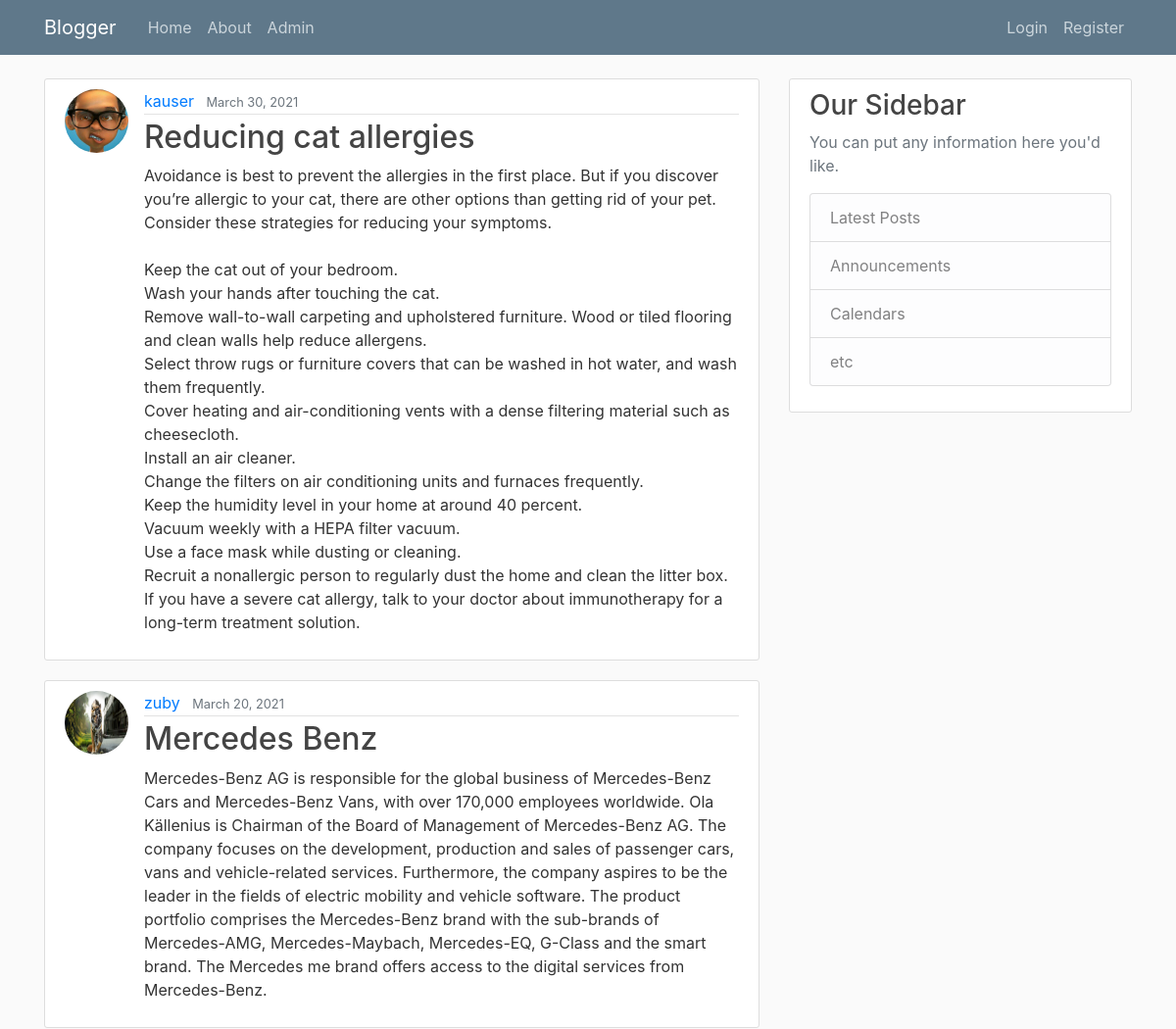
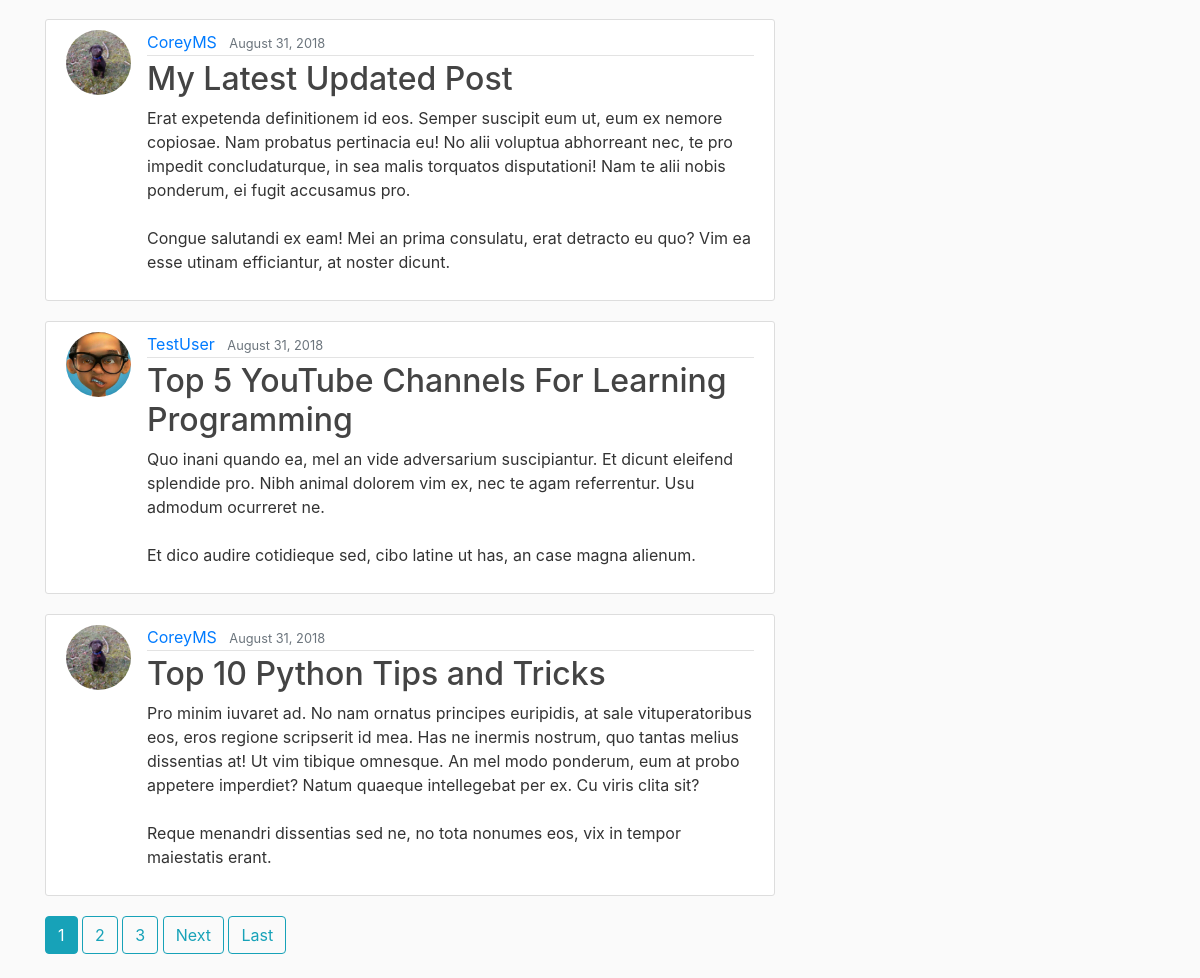
The page / on the database its author committed (2 pictures, top to bottom).
### blog/models.py (models this page shows, shortened)
class Post(models.Model):
    title = models.CharField(max_length=100)
    content = models.TextField()
    date_posted = models.DateTimeField(default=timezone.now)
    author = models.ForeignKey(User, on_delete=models.CASCADE)

### users/models.py (models this page shows, shortened)
class Profile(models.Model):
    user = models.OneToOneField(User, on_delete=models.CASCADE)
    image = models.ImageField(default='default.jpg', upload_to='profile_pics')

### blog/views.py (the view)
# urls.py: path('', PostListView.as_view(), name='blog-home'),
class PostListView(ListView):
    model = Post
    template_name = 'blog/home.html'  # <app>/<model>_<viewtype>.html
    context_object_name = 'posts'
    ordering = ['-date_posted']
    paginate_by = 5

### blog/templates/blog/home.html (shortened to what this page needs)
{% extends "blog/base.html" %}
{% block content %}
    {% for post in posts %}
        <article class="media content-section">
          <img class="rounded-circle article-img" src="{{ post.author.profile.image.url }}">
          <div class="media-body">
            <div class="article-metadata">
              <a class="mr-2" href="{% url 'user-posts' post.author.username %}">{{ post.author }}</a>
              <small class="text-muted">{{ post.date_posted|date:"F d, Y" }}</small>
            </div>
            <h2><a class="article-title" href="{% url 'post-detail' post.id %}">{{ post.title }}</a></h2>
            <p class="article-content">{{ post.content }}</p>
          </div>
        </article>
    {% endfor %}
    {% if is_paginated %}
      {% for num in page_obj.paginator.page_range %}
        {% if page_obj.number == num %}
          <a class="btn btn-info mb-4" href="?page={{ num }}">{{ num }}</a>
        {% elif num > page_obj.number|add:'-3' and num < page_obj.number|add:'3' %}
          <a class="btn btn-outline-info mb-4" href="?page={{ num }}">{{ num }}</a>
        {% endif %}
      {% endfor %}
      {% if page_obj.has_next %}
        <a class="btn btn-outline-info mb-4" href="?page={{ page_obj.next_page_number }}">Next</a>
        <a class="btn btn-outline-info mb-4" href="?page={{ page_obj.paginator.num_pages }}">Last</a>
      {% endif %}
    {% endif %}
{% endblock content %}

### blog/templates/blog/base.html (shortened to what this page needs)
{% load static %}
<!DOCTYPE html>
<html>
<head>
    <link rel="stylesheet" href="https://maxcdn.bootstrapcdn.com/bootstrap/4.0.0/css/bootstrap.min.css">
    <link rel="stylesheet" type="text/css" href="{% static 'blog/main.css' %}">
</head>
<body>
    <header class="site-header">
      <nav class="navbar navbar-expand-md navbar-dark bg-steel fixed-top">
        <div class="container">
          <a class="navbar-brand mr-4" href="{% url 'blog-home' %}">Blogger</a>
          <div class="collapse navbar-collapse" id="navbarToggle">
            <div class="navbar-nav mr-auto">
              <a class="nav-item nav-link" href="{% url 'blog-home' %}">Home</a>
              <a class="nav-item nav-link" href="{% url 'blog-about' %}">About</a>
              <a class="nav-item nav-link" href="/admin">Admin</a>
            </div>
            <div class="navbar-nav">
              {% if user.is_authenticated %}
                <a class="nav-item nav-link" href="{% url 'post-create' %}">New Post</a>
                <a class="nav-item nav-link" href="{% url 'profile' %}">Profile</a>
                <a class="nav-item nav-link" href="{% url 'logout' %}">Logout</a>
              {% else %}
                <a class="nav-item nav-link" href="{% url 'login' %}">Login</a>
                <a class="nav-item nav-link" href="{% url 'register' %}">Register</a>
              {% endif %}
            </div>
          </div>
        </div>
      </nav>
    </header>
    <main role="main" class="container">
      <div class="row">
        <div class="col-md-8">
          {% block content %}{% endblock %}
        </div>
        <div class="col-md-4">
          <div class="content-section">
            <h3>Our Sidebar</h3>
            <p class='text-muted'>You can put any information here you'd like.
              <ul class="list-group">
                <li class="list-group-item list-group-item-light">Latest Posts</li>
                <li class="list-group-item list-group-item-light">Announcements</li>
                <li class="list-group-item list-group-item-light">Calendars</li>
                <li class="list-group-item list-group-item-light">etc</li>
              </ul>
            </p>
          </div>
        </div>
      </div>
    </main>
</body>
</html>

### blog/static/blog/main.css (style rules this page uses)
body { background: #fafafa; color: #333333; margin-top: 5rem; }
h1, h2, h3, h4, h5, h6 { color: #444444; }
ul { margin: 0; }
.bg-steel { background-color: #5f788a; }
.site-header .navbar-nav .nav-link { color: #cbd5db; }
.content-section { background: #ffffff; padding: 10px 20px; border: 1px solid #dddddd; border-radius: 3px; margin-bottom: 20px; }
.article-title { color: #444444; }
.article-content { white-space: pre-line; }
.article-img { height: 65px; width: 65px; margin-right: 16px; }
.article-metadata { padding-bottom: 1px; margin-bottom: 4px; border-bottom: 1px solid #e3e3e3 }

### rows shown on the page
Post: author.profile.image (placeholder picture), author "kauser", date_posted "March 30, 2021", title "Reducing cat allergies", content "Avoidance is best to prevent the allergies in the first place. But if you discover you’re allergic to your cat, there are other options than getting rid of your pet. Consider these strategies for reducing your symptoms. Keep the cat out of your bedroom. Wash your hands after touching the cat. Remove wall-to-wall carpeting and upholstered furniture. Wood or tiled flooring and clean walls help reduce allergens. Select throw rugs or furniture covers that can be washed in hot water, and wash them frequently. Cover heating and air-conditioning vents with a dense filtering material such as cheesecloth. Install an air cleaner. Change the filters on air conditioning units and furnaces frequently.…"
Post: author.profile.image (picture), author "zuby", date_posted "March 20, 2021", title "Mercedes Benz", content "Mercedes-Benz AG is responsible for the global business of Mercedes-Benz Cars and Mercedes-Benz Vans, with over 170,000 employees worldwide. Ola Källenius is Chairman of the Board of Management of Mercedes-Benz AG. The company focuses on the development, production and sales of passenger cars, vans and vehicle-related services. Furthermore, the company aspires to be the leader in the fields of electric mobility and vehicle software. The product portfolio comprises the Mercedes-Benz brand with the sub-brands of Mercedes-AMG, Mercedes-Maybach, Mercedes-EQ, G-Class and the smart brand. The Mercedes me brand offers access to the digital services from Mercedes-Benz."
Post: author.profile.image (picture), author "CoreyMS", date_posted "August 31, 2018", title "My Latest Updated Post", content "Erat expetenda definitionem id eos. Semper suscipit eum ut, eum ex nemore copiosae. Nam probatus pertinacia eu! No alii voluptua abhorreant nec, te pro impedit concludaturque, in sea malis torquatos disputationi! Nam te alii nobis ponderum, ei fugit accusamus pro. Congue salutandi ex eam! Mei an prima consulatu, erat detracto eu quo? Vim ea esse utinam efficiantur, at noster dicunt."
Post: author.profile.image (placeholder picture), author "TestUser", date_posted "August 31, 2018", title "Top 5 YouTube Channels For Learning Programming", content "Quo inani quando ea, mel an vide adversarium suscipiantur. Et dicunt eleifend splendide pro. Nibh animal dolorem vim ex, nec te agam referrentur. Usu admodum ocurreret ne. Et dico audire cotidieque sed, cibo latine ut has, an case magna alienum."
Post: author.profile.image (picture), author "CoreyMS", date_posted "August 31, 2018", title "Top 10 Python Tips and Tricks", content "Pro minim iuvaret ad. No nam ornatus principes euripidis, at sale vituperatoribus eos, eros regione scripserit id mea. Has ne inermis nostrum, quo tantas melius dissentias at! Ut vim tibique omnesque. An mel modo ponderum, eum at probo appetere imperdiet? Natum quaeque intellegebat per ex. Cu viris clita sit? Reque menandri dissentias sed ne, no tota nonumes eos, vix in tempor maiestatis erant."

### other values the page prints
{{ num }} "1"
{{ num }} "2" "3"
